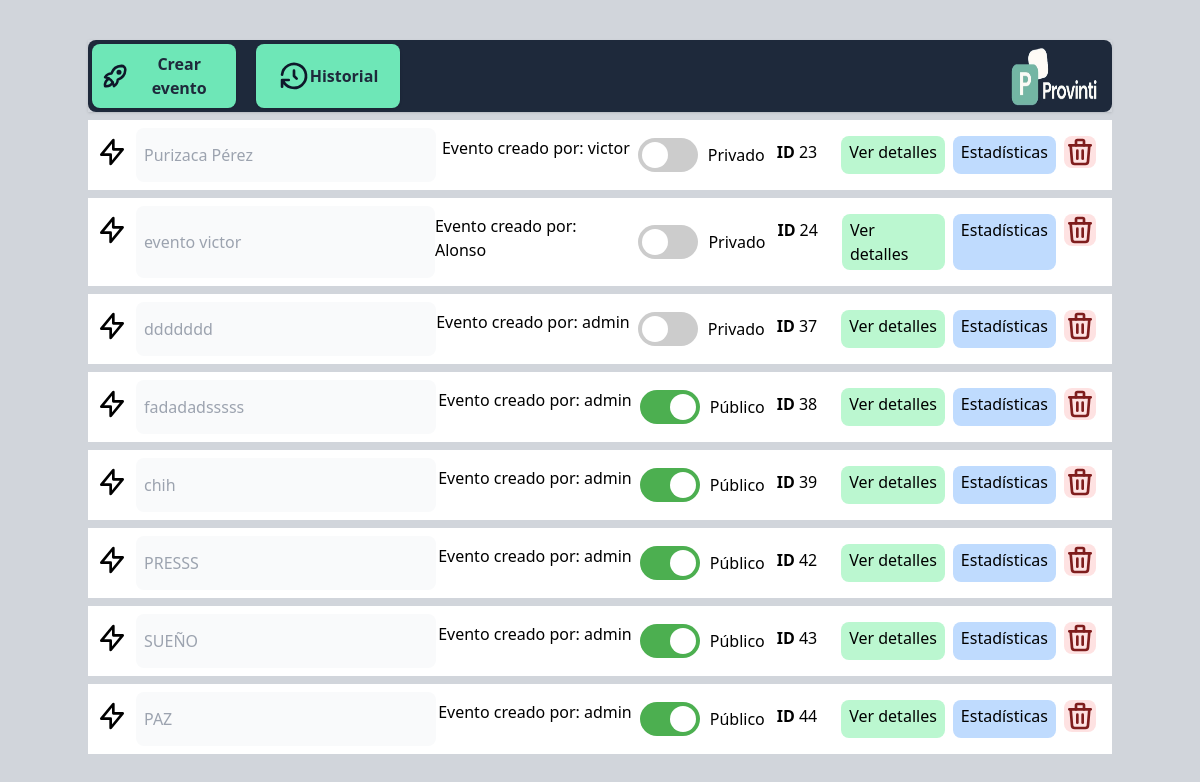
The app's page /public/admin-crear-evento.php (signed in), older data.
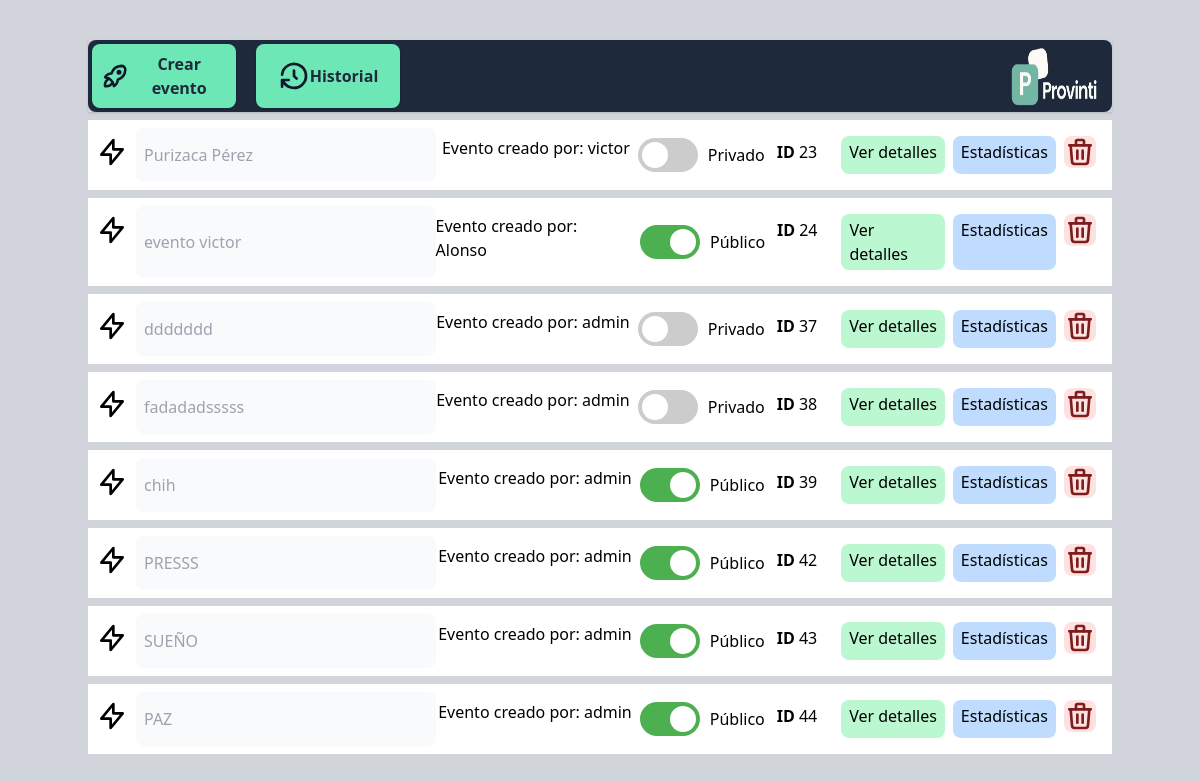
The same page, newer data.
### tables this page shows
CREATE TABLE `eventos` (
  `ID_Evento` int(11) NOT NULL,
  `Titulo` varchar(100) NOT NULL,
  `Aforo` int(11) DEFAULT NULL,
  `Foto` varchar(255) DEFAULT NULL,
  `Descripcion` text DEFAULT NULL,
  `terminos_condiciones` longtext DEFAULT NULL,
  `Artista_Autor` varchar(100) DEFAULT NULL,
  `Fecha_Evento` datetime DEFAULT NULL,
  `Fecha_Creacion` datetime DEFAULT current_timestamp(),
  `Estado_Publicacion` enum('Publicado','Borrador','Cancelado') DEFAULT 'Borrador',
  `visibilidad` varchar(255) DEFAULT NULL,
  `organizador` varchar(255) DEFAULT NULL,
  `contacto_organizador` varchar(255) DEFAULT NULL,
  `politica_cancelacion` text DEFAULT NULL,
  `f_actualizacion` date DEFAULT NULL,
  `f_borrado` date DEFAULT NULL,
  `hora_borrado` time DEFAULT NULL,
  `ubicacion` varchar(100) DEFAULT NULL,
  `activoPospuesto` varchar(20) DEFAULT NULL,
  `horaInicioEvento` time DEFAULT NULL,
  `horaFinEvento` time DEFAULT NULL,
  `redes` varchar(150) DEFAULT NULL,
  `id_usuario` int(11) NOT NULL
);

CREATE TABLE `usuarios` (
  `id` int(11) NOT NULL,
  `nombre_usuario` varchar(50) NOT NULL,
  `password` varchar(255) NOT NULL,
  `rol` int(11) NOT NULL,
  `dni` char(8) NOT NULL,
  `correo` varchar(100) NOT NULL,
  `numero_telefono` char(9) NOT NULL,
  `foto_url` varchar(255) DEFAULT NULL,
  `activo` tinyint(1) DEFAULT 1,
  `fecha_creacion` timestamp NOT NULL DEFAULT current_timestamp()
);

### public/admin-crear-evento.php (called while the page is built, shortened)
<?php
$conexion = new Database();
$eventoObjeto = new Evento($conexion->connect());
$eventos = $eventoObjeto->mostrarEventos();
$listaEventosPorUsuarios= [];
foreach($eventos as $eventito){
    $datosUsuario = $eventoObjeto->obtenerUsuarioPorIdEvento($eventito['id_usuario']);
    $nombre_user_event = $datosUsuario['nombre_usuario'];
    $correo_user_event = $datosUsuario['correo'];
    $listaEventosPorUsuarios[$eventito['id_usuario']] = ['nombre_usuario' => $nombre_user_event,'correo' => $correo_user_event];
}
include '../vista/admin/crearEventos/admin-crear-evento-view.php';
?>

### modelo/Database.php (called while the page is built, shortened)
<?php
class Database {
    private $host = DB_HOST;
    private $db_name = DB_NAME;
    private $username = DB_USER;
    private $password = DB_PASS;
    public function connect() {
        $this->conn = mysqli_connect($this->host, $this->username, $this->password, $this->db_name);
        return $this->conn;
    }
}
?>

### modelo/Evento.php (called while the page is built, shortened)
<?php
class Evento {
    private $connection;
    public function __construct($bd)
    {
     $this->connection = $bd;
    }
    public function obtenerUsuarioPorIdEvento($idUsuario) {
        $sql = "
            SELECT usuarios.*
            FROM usuarios
            INNER JOIN eventos ON usuarios.id = eventos.id_usuario
            WHERE usuarios.id = ?";
        $stmt = mysqli_prepare($this->connection, $sql);
        if ($stmt) {
            mysqli_stmt_bind_param($stmt, "i", $idUsuario);
            mysqli_stmt_execute($stmt);
            $result = mysqli_stmt_get_result($stmt);
            if ($result && mysqli_num_rows($result) > 0) {
                return mysqli_fetch_assoc($result);
            }
        }
        return null;
    }
    public function mostrarEventos() {
        $sql = "SELECT * FROM eventos";
        $result = mysqli_query($this->connection, $sql);
        $eventos = [];
        if ($result) {
            while ($row = mysqli_fetch_assoc($result)) {
                $eventos[] = $row;
            }
        }
        return $eventos;
    }
}
?>

### vista/admin/crearEventos/admin-crear-evento-view.php (the view, shortened to what the changed rows need)
<!doctype html>
<html>
<head>
  <script src="https://cdn.tailwindcss.com"></script>
  <script async src="https://unpkg.com/@material-tailwind/html@latest/scripts/ripple.js"></script>
</head>
<body>
<section class="bg-gray-300 w-screen h-screen px-0 py-10" id="allScreen">
<div class="container mx-auto">
<ul id="eventos">
<?php
foreach($eventos as $evento){
 $datos = $listaEventosPorUsuarios[$evento['id_usuario']];
if($evento['Estado_Publicacion'] !== "Cancelado"){
  if($_SESSION['rol']=="superadministrador" || $_SESSION['rol']=="administrador"){
    echo '<li id="'.$evento['ID_Evento'].'"><div class="bg-white py-2 flex px-2 my-2" atributo-evento-id="'.$evento['ID_Evento'].'" atributo-evento-tipo="evento">
    <svg class="h-8 w-8 text-black-400 mt-2"  fill="none" viewBox="0 0 24 24" stroke="currentColor">
        <path stroke-linecap="round" stroke-linejoin="round" stroke-width="2" d="M13 10V3L4 14h7v7l9-11h-7z"/>
      </svg>
    <input placeholder="'.$evento['Titulo'].'" style="width: 300px;" class="ml-2 p-2 text-gray-900 rounded-lg bg-gray-50 focus:outline-none" disabled id="nombre-evento-titulo-'.$evento['ID_Evento'].'">
    <div class="ml-auto flex py-2">
        <div class="relative tooltip-container" style="display:none" id="dangerEventoDesplegado_'.$evento['ID_Evento'].'">
        </div>
    <p class="me-2">Evento creado por: '.$datos['nombre_usuario'].'</p>
     <div class="switch-container mr-3">
        <label class="switch" style="cursor:pointer;">
          <input type="checkbox" id="switch_visibilidad_'.$evento['ID_Evento'].'" onclick="visibilizarEvento('.$evento['ID_Evento'].')">
          <span class="slider"></span>
        </label>
        <span id="switchLabel_'.$evento['ID_Evento'].'">'.$evento['visibilidad'].'</span>
      </div>
        <div class="mt-1 flex mr-4"><p class="font-bold mr-1">ID</p><p>'.$evento['ID_Evento'].'</p></div>
        <p onclick="visiblePanelModificar('.$evento['ID_Evento'].')" class="bg-green-200 px-2 py-1 ml-2 mr-2 hover:bg-green-300 hover:cursor-pointer rounded-lg hover:rounded-lg disabled:pointer-events-none transition-all" id="collapse-'.$evento['ID_Evento'].'">Ver detalles</p>
        <a class="bg-blue-200 px-2 py-1 hover:bg-blue-300 hover:cursor-pointer rounded-lg hover:rounded-lg" href="./admin-estadisticas-evento.php?id='.$evento['ID_Evento'].'" target="_blank">Estadísticas</a>
        <form action="../controlador/Evento/controladorEliminarEvento.php" method="post" id="eliminar-'.$evento['ID_Evento'].'"><button class="bg-red-100 mr-2 ml-2 rounded-lg" onclick="eliminarEvento(event)" type="submit">
        <input name="id_evento" value="'.$evento['ID_Evento'].'" type="hidden">
        </button></form>
    </div>
    </div>
    '.'
    <div id="collapse-panel-'.$evento['ID_Evento'].'" style="display:none">
          <p>'.$evento['Titulo'].'</p>
        <p>'.date('Y-m-d', strtotime($evento['Fecha_Creacion'])).'</p>
        <p>'.$evento['ubicacion'].'</p>
          <a id="input-evento-categoria-'.$evento['ID_Evento'].'" style="width: 300px;" class="hover:text-green-400 font-bold" href="#" onclick="visibleModalCategoriaEntradas('.$evento['ID_Evento'].')">Categorías de entrada</a>
          '.$evento['horaInicioEvento'].'
          '.$evento['horaFinEvento'].'
          <p>'.$evento['Aforo'].'</p>
        <p>'.$evento['organizador'].'</p>
        <p>'.$evento['contacto_organizador'].'</p>
        <p>'.$evento['redes'].'</p>
        <textarea disabled style="width:250px" class="bg-stone-100 ml-2">'.$evento['Descripcion'].'</textarea>
          <img src="../uploads/'.$evento['Foto'].'" class="my-auto mx-auto" id="imagen_evento_'.$evento['ID_Evento'].'">
    </div>'
    .'</li>';
  }
}
}
?>
</ul>
</div>
</section>
</body>
<script src="node_modules/@material-tailwind/html/scripts/collapse.js"></script>
<script src="https://unpkg.com/@material-tailwind/html@latest/scripts/collapse.js"></script>
</html>

Row changes from the older to the newer data that the page shows:
changed eventos "evento victor": visibilidad "Privado" → "Público"
changed eventos "fadadadsssss": visibilidad "Público" → "Privado"
